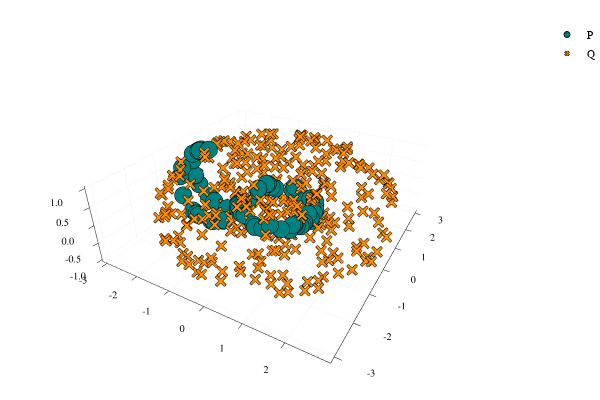

Here is the notebook cell this chart was saved with:
### Markdown cell above
Plot the points in 3D

### Code cell
plot_3D(P, Q, P_markersize = 3, Q_markersize = 2)

### Figure 1 — Plotly figure (JSON) as saved in the notebook; plotly's stock layout.template omitted (floating-point values rounded to 4 significant figures; data arrays with more than 128 entries replaced by an {"elided": "..."} marker saying what was removed)
{"data": [{"colorbar": {"title": ""}, "legendgroup": "P", "marker": {"color": "rgba(0, 129, 129, 1.000)", "line": {"color": "rgba(0, 0, 0, 1.000)", "width": 1}, "size": 6, "symbol": "circle"}, "mode": "markers", "name": "P", "showlegend": true, "type": "scatter3d", "x": [0.002459, -0.07254, 0.9549, -0.5338, -0.8919, -0.7817, 0.9885, -1.466, 0.8645, 0.7558, 0.1408, 0.885, -0.8292, -0.04553, 0.8088, 0.9968, -0.6947, 1.027, 0.8144, 0.8282, -0.5201, -0.7487, -0.7244, -0.9039, -0.6688, 0.5759, 0.7911, 0.964, -0.0256, 0.174, -0.6189, 1.013, -0.8725, 0.9261, 0.5932, -0.3883, 0.3489, 0.8173, 0.9476, 0.8773, -2.402, -2.553, -2.983, -1.037, -2.926, -1.093, -0.9848, -2.971, -2.638, -1.907, -2.33, -2.373, -0.9931, -1.838, -1.513, -2.518, -1.918, -2.907, -2.875, -2.392, -2.093, -1.464, -2.59, -2.43, -2.491, -2.973, -2.867, -2.416, -2.593, -2.608], "xaxis": "x1", "y": [1.001, -1.013, 0.3409, 0.8639, 0.487, 0.6325, -0.1513, -0.3477, -0.5374, -0.699, 1.007, 0.4704, -0.5617, 1.016, 0.5914, 0.1552, 0.7194, -0.0819, 0.5888, -0.5776, -0.8582, -0.663, 0.6893, -0.4376, -0.7435, 0.8365, -0.6257, -0.3171, -1.026, -1.008, 0.7961, -0.06019, 0.5, -0.4408, -0.8291, -0.9232, -0.9422, -0.5864, -0.3825, 0.48, -0.4152, 0.09572, -0.2824, -0.2924, -0.2256, 0.2987, -0.2889, 0.327, 0.1169, -0.3933, -0.4146, -0.0578, -0.2891, -0.3874, -0.3534, -0.4136, 0.3942, 0.214, 0.3725, 0.4152, -0.01243, 0.3474, 0.4107, 0.06901, 0.08168, 0.3242, -0.3746, -0.06615, -0.1052, 0.1091], "yaxis": "y1", "z": [-0.04129, -0.1785, -0.1662, -0.1754, -0.1791, -0.1046, -0.003328, -0.8699, -0.1884, -0.2413, -0.1843, -0.06739, -0.05492, -0.1813, -0.06268, -0.1324, -0.008224, -0.2438, -0.09927, -0.1392, -0.08334, -0.01155, -0.002798, -0.09236, -0.008237, -0.1757, -0.1309, -0.1712, -0.2266, -0.2119, -0.1293, -0.174, -0.1058, -0.225, -0.1963, -0.05607, -0.09693, -0.1083, -0.2082, -0.005015, -0.8992, 0.8317, 0.08814, -0.3866, 0.3545, -0.4983, -0.228, -0.1509, 0.7678, -0.9986, -0.9302, 0.9277, -0.2597, -0.9925, -0.895, -0.8343, -0.9991, 0.4046, -0.4376, -0.9038, 0.9957, -0.8688, -0.7831, 0.9022, 0.8704, -0.1346, -0.4528, 0.909, 0.804, 0.7922], "zmax": null, "zmin": null}, {"colorbar": {"title": ""}, "legendgroup": "Q", "marker": {"color": "rgba(255, 141, 0, 1.000)", "line": {"color": "rgba(0, 0, 0, 1.000)", "width": 1}, "size": 4, "symbol": "x"}, "mode": "markers", "name": "Q", "showlegend": true, "type": "scatter3d", "x": {"elided": "300 float values"}, "xaxis": "x1", "y": {"elided": "300 float values"}, "yaxis": "y1", "z": {"elided": "300 float values"}, "zmax": null, "zmin": null}], "layout": {"annotations": [], "height": 400, "legend": {"bgcolor": "rgba(255, 255, 255, 1.000)", "bordercolor": "rgba(0, 0, 0, 1.000)", "font": {"color": "rgba(0, 0, 0, 1.000)", "family": "sans-serif", "size": 11}, "tracegroupgap": 0, "x": 1, "y": 1}, "margin": {"b": 20, "l": 0, "r": 0, "t": 20}, "paper_bgcolor": "rgba(255, 255, 255, 1.000)", "plot_bgcolor": "rgba(255, 255, 255, 1.000)", "scene": {"camera": {"eye": {"x": 1.126, "y": -1.95, "z": 1.3}}, "xaxis": {"anchor": "y1", "domain": [0.03619, 0.9934], "gridcolor": "rgba(0, 0, 0, 0.100)", "gridwidth": 0.5, "linecolor": "rgba(0, 0, 0, 1.000)", "mirror": false, "range": [-3.156, 2.98], "showgrid": true, "showline": true, "showticklabels": true, "tickangle": 0, "tickcolor": "rgb(0, 0, 0)", "tickfont": {"color": "rgba(0, 0, 0, 1.000)", "family": "sans-serif", "size": 11}, "tickmode": "array", "ticks": "inside", "ticktext": ["-3", "-2", "-1", "0", "1", "2"], "tickvals": [-3, -2, -1, 0, 1, 2], "title": "", "titlefont": {"color": "rgba(0, 0, 0, 1.000)", "family": "sans-serif", "size": 15}, "type": "-", "visible": true, "zeroline": false, "zerolinecolor": "rgba(0, 0, 0, 1.000)"}, "yaxis": {"anchor": "x1", "domain": [0.03762, 0.9902], "gridcolor": "rgba(0, 0, 0, 0.100)", "gridwidth": 0.5, "linecolor": "rgba(0, 0, 0, 1.000)", "mirror": false, "range": [-3.168, 3.178], "showgrid": true, "showline": true, "showticklabels": true, "tickangle": 0, "tickcolor": "rgb(0, 0, 0)", "tickfont": {"color": "rgba(0, 0, 0, 1.000)", "family": "sans-serif", "size": 11}, "tickmode": "array", "ticks": "inside", "ticktext": ["-3", "-2", "-1", "0", "1", "2", "3"], "tickvals": [-3, -2, -1, 0, 1, 2, 3], "title": "", "titlefont": {"color": "rgba(0, 0, 0, 1.000)", "family": "sans-serif", "size": 15}, "type": "-", "visible": true, "zeroline": false, "zerolinecolor": "rgba(0, 0, 0, 1.000)"}, "zaxis": {"gridcolor": "rgba(0, 0, 0, 0.100)", "gridwidth": 0.5, "linecolor": "rgba(0, 0, 0, 1.000)", "mirror": false, "range": [-1.06, 1.06], "showgrid": true, "showline": true, "showticklabels": true, "tickangle": 0, "tickcolor": "rgb(0, 0, 0)", "tickfont": {"color": "rgba(0, 0, 0, 1.000)", "family": "sans-serif", "size": 11}, "tickmode": "array", "ticks": "inside", "ticktext": ["-1.0", "-0.5", "0.0", "0.5", "1.0"], "tickvals": [-1, -0.5, 0, 0.5, 1], "title": "", "titlefont": {"color": "rgba(0, 0, 0, 1.000)", "family": "sans-serif", "size": 15}, "type": "-", "visible": true, "zeroline": false, "zerolinecolor": "rgba(0, 0, 0, 1.000)"}}, "showlegend": true, "width": 600}}
